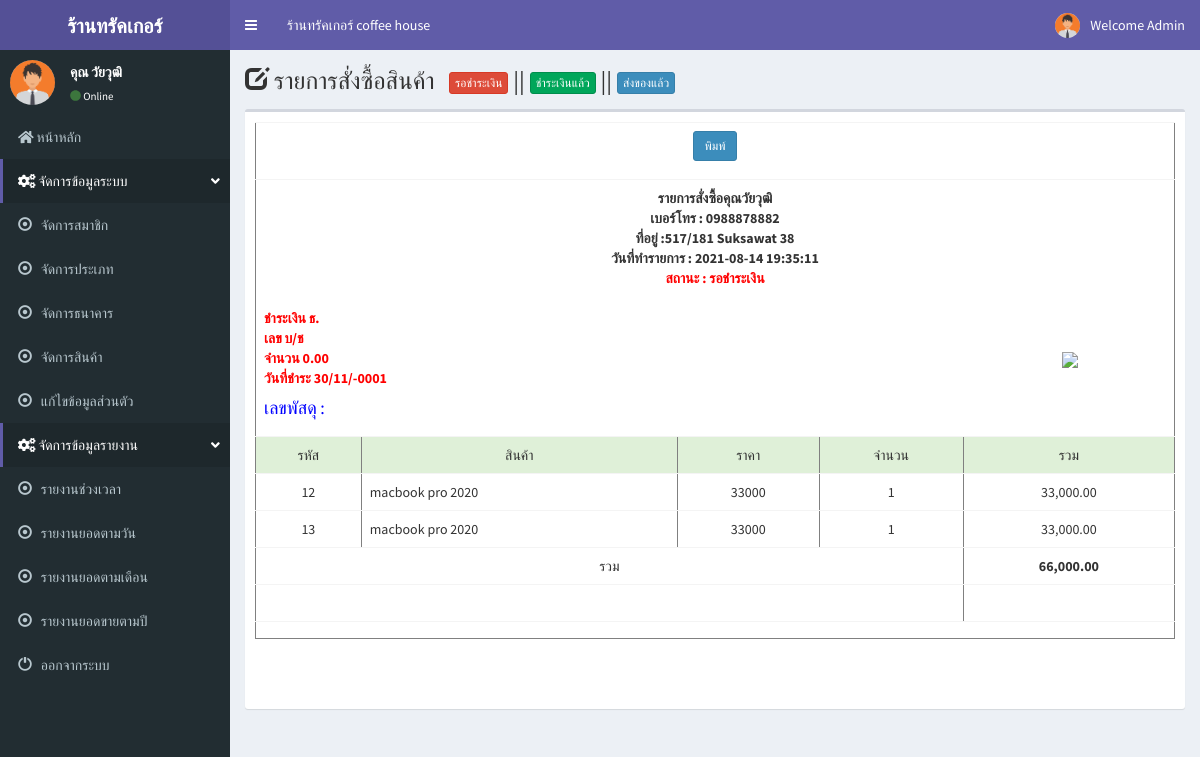
Screenshot of /admin/index.php?order_id=0000000013&act=show-order (signed in) with the database file from the repository.
### tables this page shows
CREATE TABLE `tbl_member` (
  `member_id` int(11) NOT NULL,
  `m_user` varchar(20) NOT NULL,
  `m_pass` varchar(20) NOT NULL,
  `m_level` varchar(50) NOT NULL,
  `m_name` varchar(100) NOT NULL,
  `m_email` varchar(100) NOT NULL,
  `m_tel` varchar(20) NOT NULL,
  `m_address` varchar(200) NOT NULL,
  `m_img` varchar(250) NOT NULL,
  `date_save` timestamp NOT NULL DEFAULT CURRENT_TIMESTAMP
);

CREATE TABLE `tbl_order` (
  `order_id` int(10) UNSIGNED ZEROFILL NOT NULL,
  `member_id` int(11) NOT NULL,
  `name` varchar(100) NOT NULL,
  `address` varchar(500) NOT NULL,
  `email` varchar(100) NOT NULL,
  `phone` varchar(20) NOT NULL,
  `order_status` int(1) NOT NULL,
  `pay_slip` varchar(200) DEFAULT NULL,
  `b_name` varchar(100) DEFAULT NULL COMMENT 'ชื่อธนาคาร',
  `b_number` varchar(20) DEFAULT NULL COMMENT 'เลข บช',
  `pay_date` date DEFAULT NULL,
  `pay_amount` float(10,2) DEFAULT NULL,
  `postcode` varchar(30) DEFAULT NULL,
  `order_date` datetime NOT NULL
);

CREATE TABLE `tbl_order_detail` (
  `d_id` int(10) NOT NULL,
  `order_id` int(11) NOT NULL,
  `p_id` int(11) NOT NULL,
  `p_name` varchar(200) DEFAULT NULL,
  `p_c_qty` int(11) NOT NULL,
  `total` float NOT NULL,
  `datesave` timestamp NOT NULL DEFAULT CURRENT_TIMESTAMP
);

CREATE TABLE `tbl_product` (
  `p_id` int(11) NOT NULL,
  `p_name` varchar(200) NOT NULL,
  `type_id` int(11) NOT NULL,
  `p_detail` text NOT NULL,
  `p_img` varchar(200) NOT NULL,
  `p_price` int(11) NOT NULL,
  `p_qty` varchar(11) NOT NULL,
  `p_unit` varchar(20) NOT NULL,
  `p_view` int(10) NOT NULL DEFAULT '0',
  `datesave` timestamp NOT NULL DEFAULT CURRENT_TIMESTAMP
);

### admin/detail_order_afer_cartdone.php (the view, shortened to what this page needs)
<?php include('../condb.php'); ?>
<?php
$order_id = $_GET['order_id'];
$query_cartdone ="
SELECT * FROM
tbl_order as o,
tbl_order_detail as d,
tbl_product as p,
tbl_member  as m
WHERE o.order_id = $order_id
AND o.order_id=d.order_id
AND d.p_id=p.p_id
AND o.member_id = m.member_id
ORDER BY o.order_date ASC";
$cartdone = mysqli_query($con, $query_cartdone) or die ("Error in query: $query_cartdone " . mysqli_error());
$row_cartdone = mysqli_fetch_assoc($cartdone);
?>
<table width="700" border="1" align="center" class="table">
  <tr>
    <td colspan="5" align="center"> <p align="center"> <button class="btn btn-primary btn-sm" onclick="window.print()"> พิมพ์ </button>  </p></td>
  </tr>
  <tr>
    <td width="1558" colspan="5" align="center">
      <strong>รายการสั่งซื้อคุณ<?php echo $row_cartdone['m_name'];?>    <br />
      เบอร์โทร :  <?php echo $row_cartdone['phone'];?> <br />
      ที่อยู่ :<?php echo $row_cartdone['address'];?>  <br />
      วันที่ทำรายการ :   <?php echo $row_cartdone['order_date'];?> <br />
      <font color="red">  สถานะ :
      <?php
      include('../member/status.php');
      ?>
      <br />
      </font></strong>
      <table width="100%" border="0" cellspacing="0" cellpadding="0">
        <tr>
          <td align="left" valign="top">
            <strong><font color="red"><br />
            ชำระเงิน ธ.<?php echo $row_cartdone['b_name'];?> <br />
            เลข บ/ช <?php echo $row_cartdone['b_number'];?> <br />
            จำนวน <?php echo $row_cartdone['pay_amount'];?><br />
            วันที่ชำระ <?php echo date('d/m/Y',strtotime($row_cartdone['pay_date']));?></font><br />
            <h4 style="color:blue">
            เลขพัสดุ :  <?php echo $row_cartdone['postcode'];?>
            </h4>
          </td>
          <td><strong><font color="red">
          <img src="../member/pimg/<?php echo $row_cartdone['pay_slip'];?>"  width="200px"/></font></strong></td>
        </tr>
      </table>
    </td>
  </tr>
  <tr class="success">
    <td align="center">รหัส</td>
    <td align="center">สินค้า</td>
    <td align="center">ราคา</td>
    <td align="center">จำนวน</td>
    <td align="center">รวม</td>
  </tr>
  <?php do { ?>
  <tr>
    <td align="center"><?php echo $row_cartdone['d_id'];?></td>
    <td><?php echo $row_cartdone['p_name'];?></td>
    <td align="center"><?php echo $row_cartdone['p_price'];?></td>
    <td align="center"><?php echo $row_cartdone['p_c_qty'];?></td>
    <td align="center"><?php echo number_format($row_cartdone['total'],2);?></td>
  </tr>
  <?php
  $sum  = $row_cartdone['p_price']*$row_cartdone['p_c_qty'];
  $total  += $sum;
  ?>
  <?php } while ($row_cartdone = mysqli_fetch_assoc($cartdone)); ?>
  <tr>
    <td colspan="4" align="center">รวม</td>
    <td align="center"><b> <?php echo number_format($total,2);?></b></td>
  </tr>
  <tr>
    <td colspan="4" align="center">&nbsp;</td>
    <td align="center">&nbsp;</td>
  </tr>
  <tr>
    <td colspan="5">
      </td>
    </tr>
  </table>
  <p>&nbsp;</p>
  <p>&nbsp;</p>

### admin/menutop.php (shortened to what this page needs)
<header class="main-header">
  <a href="" class="logo">
    <span class="logo-lg"><b>ร้านทรัคเกอร์
    </b></span>
  </a>
  <nav class="navbar navbar-static-top" role="navigation">
    <a href="#" class="sidebar-toggle" data-toggle="push-menu" role="button">
    </a>
    <div class="navbar-custom-menu">
      <ul class="nav navbar-nav">
         <li class="dropdown user user-menu">
              <a href="#" class="dropdown-toggle" data-toggle="dropdown">
                <img src="../m_img/<?php echo $row['m_img'];?>" width="25" height="25" class="img-circle user-image" alt="User Image">
                <span class="hidden-xs">Welcome Admin</span>
              </a>
            </li>
      </ul>
    </div>
        <div class="collapse navbar-collapse pull-left" id="navbar-collapse">
          <ul class="nav navbar-nav">
             <li><a href="index.php">ร้านทรัคเกอร์ coffee house</a></li>
              </ul>
        </div>
  </nav>
</header>

### admin/menu_l.php
 <aside class="main-sidebar">
  <section class="sidebar">
    <div class="user-panel">
      <div class="pull-left image">
        <img src="../m_img/<?php echo $m_img; ?>" class="img-circle" alt="User Image">
      </div>
      <div class="pull-left info">
        <p>คุณ <?php echo $m_name; ?></p>
        <a href="#"><i class="fa fa-circle text-success"></i> Online</a>
      </div>
    </div>
    <ul class="sidebar-menu" data-widget="tree">
        <li>
        <a href="index.php"><i class="fa fa-home"></i>
          <span> หน้าหลัก</span>
        </a>
      </li>
           <li class="active">
        <a href=""><i class="fa fa-cogs"></i> <span>จัดการข้อมูลระบบ</span>
        <span class="pull-right-container">
          <i class="fa fa-angle-down pull-right"></i>
        </span>
      </a>
    </li>
      <li>
        <a href="member.php"><i class="glyphicon glyphicon-record"></i>
          <span> จัดการสมาชิก</span>
        </a>
      </li>
      <li>
        <a href="type.php"><i class="glyphicon glyphicon-record"></i>
          <span> จัดการประเภท </span>
        </a>
      </li>
      <li>
        <li>
        <a href="bank.php"><i class="glyphicon glyphicon-record"></i>
          <span> จัดการธนาคาร </span>
        </a>
      </li>
      <li>
        <a href="product.php"><i class="glyphicon glyphicon-record"></i>
          <span> จัดการสินค้า </span>
        </a>
      </li>
        <li>
        <a href="member_profile.php"><i class="glyphicon glyphicon-record"></i>
          <span> แก้ไขข้อมูลส่วนตัว </span>
        </a>
      </li>
           <li class="active">
        <a href=""><i class="fa fa-cogs"></i> <span>จัดการข้อมูลรายงาน</span>
        <span class="pull-right-container">
          <i class="fa fa-angle-down pull-right"></i>
        </span>
      </a>
        <li>
        <a href="report.php"><i class="glyphicon glyphicon-record"></i>
          <span> รายงานช่วงเวลา </span>
        </a>
      </li>
         <li>
        <a href="report_d.php"><i class="glyphicon glyphicon-record"></i>
          <span> รายงานยอดตามวัน </span>
        </a>
      </li>
      <li>
        <a href="report_m.php"><i class="glyphicon glyphicon-record"></i>
          <span> รายงานยอดตามเดือน </span>
        </a>
      </li>
      <li>
        <a href="report_y.php"><i class="glyphicon glyphicon-record"></i>
          <span> รายงานยอดขายตามปี </span>
        </a>
      </li>
      <li>
        <a href="../logout.php" onclick="return confirm('คุณต้องการออกจากระบบหรือไม่ ?');"><i class="glyphicon glyphicon-off"></i>
          <span> ออกจากระบบ</span>
        </a>
      </li>
    </ul>
  </section>
</aside>

### rows the page displays
tbl_member: m_img (picture), m_name "วัยวุฒิ"
tbl_member: m_name "วัยวุฒิ"
tbl_order: phone "0988878882", address "517/181 Suksawat 38", order_date "2021-08-14 19:35:11", pay_amount "0.00", pay_date "30/11/-0001", tbl_order_detail.d_id "12", tbl_product.p_name "macbook pro 2020", tbl_product.p_price "33000", tbl_order_detail.p_c_qty "1", tbl_order_detail.total "33,000.00", tbl_order_detail.d_id "13"

### other values shown
$total "66,000.00"
